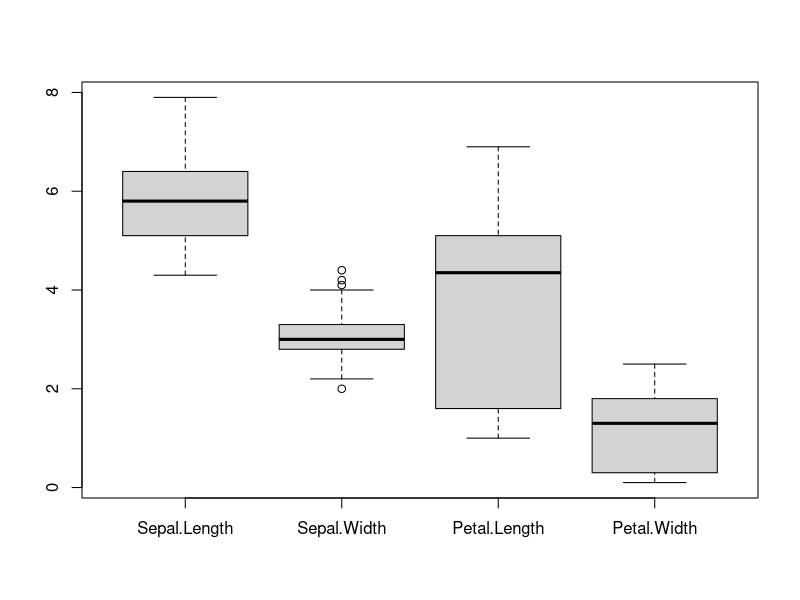

The R source for this figure: (Note: this script raises an error after producing the figure.)
set.seed(123)

#boxplot

iris_data = data.frame(iris)
boxplot(iris_data[1:4])

#standard deviation

sd_sepall=sd(iris_data$Sepal.Length)
sd_sepalw=sd(iris_data$Sepal.Width)
sd_petall=sd(iris_data$Petal.Length)
sd_petalw=sd(iris_data$Petal.Width)

#coloured boxplots

plot1 <- ggplot(iris_data, aes(iris_data$Species, iris_data$Sepal.Length))
plot1 + geom_boxplot(aes(fill = iris_data$Species))

plot2 <- ggplot(iris_data, aes(iris_data$Species, iris_data$Sepal.Width))
plot2 + geom_boxplot(aes(fill = iris_data$Species))

plot3 <- ggplot(iris_data, aes(iris_data$Species, iris_data$Petal.Length))
plot3 + geom_boxplot(aes(fill = iris_data$Species))

plot4 <- ggplot(iris_data, aes(iris_data$Species, iris_data$Petal.Width))
plot4 + geom_boxplot(aes(fill = iris_data$Species))


